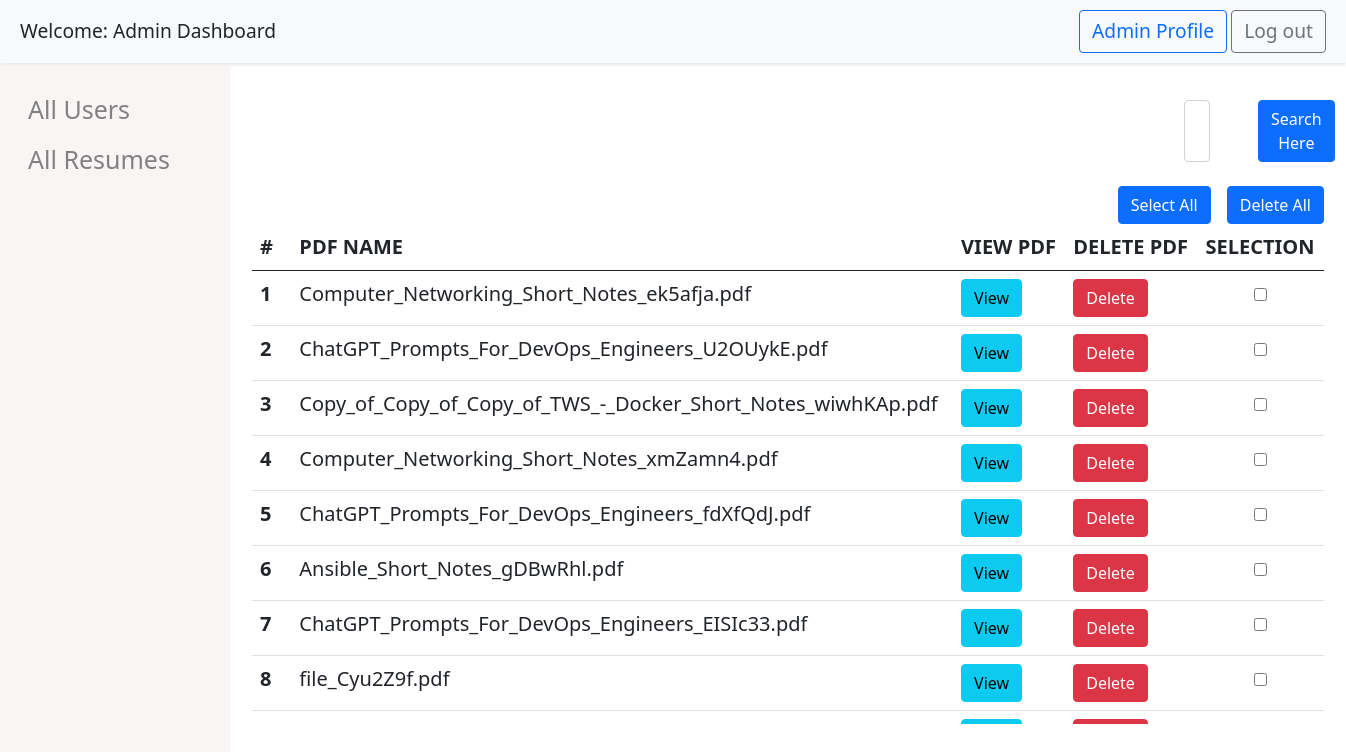
/resumes/ (signed in), run on the app's committed database.
### app1/models.py (models this page shows, shortened)
class Resumes(models.Model):
    ruid = models.ForeignKey(Users,on_delete=models.CASCADE)
    resume = models.FileField(upload_to='resumes/')
    created_at_time = models.DateTimeField(auto_now_add=True,null=True)

### app1/views.py (the view)
# urls.py: path('resumes/', views.All_resumes.as_view(), name='resumes'),
class All_resumes(View):
    def get(self,request):
        self.admin = request.session.get('admin',False)
        if not self.admin:
            return redirect('/admin/')
        self.resumes = Resumes.objects.all()[::-1]
        val = self.resumes[0].id
        return render(request,"dashboard.html",{'resumes': self.resumes,'serial': val})

### app1/templatetags/myfilter.py (called while the page is built)
@register.filter()
def UserProfileName(name):
    n = name[8:]
    return n

@register.filter()
def serialno(rid='key'):
    global id
    id = id+1
    return id

### app1/templates/dashboard.html (shortened to what this page needs)
{% load static %}
{% load myfilter %}
<!DOCTYPE html>
<html lang="en">
<head>
    <link rel="stylesheet" href="{% static 'mystyle.css' %}">
    <link href="https://cdnjs.cloudflare.com/ajax/libs/bootstrap/5.3.0/css/bootstrap.min.css" rel="stylesheet">
    <link href="https://cdn.jsdelivr.net/npm/bootstrap@5.0.2/dist/css/bootstrap.min.css" rel="stylesheet"
>
</head>
<body>
    <div class="header w-100" style="position: fixed;">
        <div class="font-size">Welcome: Admin Dashboard</div>
        <div>
            <a class="font-size btn btn-outline-primary">Admin Profile</a>
            <a class="font-size btn btn-outline-secondary" href="/admin-logout/">Log out</a>
        </div>
    </div>
    <div class="container row">
        <div class="sidenav">
            <a href="{% url 'users' %}">All Users</a>
            <a href="/resumes/">All Resumes</a>
        </div>
        <div class="main">
            <div class="row mb-4 search-design">
                <form method="post" action="/filter-resumes/" class="d-flex gap-5" style="float: right;">
                    <input type="text" name="searchResume" id="searchResume" class="form-control w-50">
                    <button type="submit" class="btn btn-primary">Search Here</button>
                </form>
            </div>
            {% if users %}
            <div class="row col-md-12 justify-content-between">
                {% for user in users %}
                <div class="col-md-3 shadow m-2">
                    <p>Email : {{user.email}}</p>
                    <p><a href="/view-user/{{ user.id }}/" target="_blank">View Link</a></p>
                    <p><a href="/delete-user/{{ user.id }}/" target="_self" class="btn btn-danger">Delete</a></p>
                </div>
                {% endfor %}
            </div>
            {% elif resumes %}
            <div style="float: right;">
                <div class="col-md-12 d-flex gap-3">
                    <div>
                        <button type="button" class="btn btn-primary" onclick="SelectAll();">Select
                            All</button>
                    </div>
                    <div>
                        <form method="post" action="/adminmultiDelete/">
                            <button type="submit" class="btn btn-primary" id="deleteButton" onclick="deleteAllFiles();">Delete All</button>
                        </form>
                    </div>
                </div>
            </div>
            <div class="col-md-12 w-100" style="overflow-y: auto; max-height: 500px;">
                <table class="table">
                    <thead>
                        <tr>
                            <th scope="col">#</th>
                            <th scope="col">PDF NAME</th>
                            <th scope="col">VIEW PDF</th>
                            <th scope="col">DELETE PDF</th>
                            <th scope="col">SELECTION</th>
                        </tr>
                    </thead>
                    <tbody>
                        {% if not filter_id %}
                        {% for resume in resumes %}
                        <tr>
                            <th scope="row">{{ resume.id|serialno }}</th>
                            <td>{{ resume.resume.name|UserProfileName }}</td>
                            <td><a href="{{ resume.resume.url }}" target="_blank" class="btn btn-info">View</a></td>
                            <td>
                                <button type="button" onclick='deleteFile("/admin-delete-resume/{{ resume.id }}/");'
                                    class="btn btn-danger">Delete</button>
                            </td>
                            <td align="center">
                                <input type="checkbox" name="checkbox_data" value="{{ resume.id }}"
                                    onclick="Checkboxfun();" />
                            </td>
                        </tr>
                        {% endfor %}
                        {% endif %}
                    </tbody>
                </table>
            </div>
            {% endif %}
        </div>
    </div>
</body>
</html>

### static/mystyle.css (style rules this page uses)
.header { display: flex; justify-content: space-between; align-items: center; padding: 10px 20px; background-color: #f8f9fa; box-shadow: 0 2px 4px rgba(0, 0, 0, 0.1); }
.header .font-size { font-size: 1.2rem; }
form { max-width: 500px; margin: auto; }
.container { padding-top: 50px; }

### app1/templates/dashboard.html (style rules this page uses)
.sidenav { height: 100%; width: 230px; position: fixed; z-index: 1; top: 65px; left: 0; background-color: #f9f5f5; overflow-x: hidden; padding-top: 20px; }
.sidenav a { padding: 6px 8px 6px 16px; text-decoration: none; font-size: 25px; color: #818181; display: block; }
.main { margin-left: 230px; margin-top: 70px; font-size: 20px; padding: 10px 10px; }
.search-design { margin-left: 920px; margin-top: -30px; }

### data on the page
Resumes: id|serialno "1", resume.name|UserProfileName "Computer_Networking_Short_Notes_ek5afja.pdf"
Resumes: id|serialno "2", resume.name|UserProfileName "ChatGPT_Prompts_For_DevOps_Engineers_U2OUykE.pdf"
Resumes: id|serialno "3", resume.name|UserProfileName "Copy_of_Copy_of_Copy_of_TWS_-_Docker_Short_Notes_wiwhKAp.pdf"
Resumes: id|serialno "4", resume.name|UserProfileName "Computer_Networking_Short_Notes_xmZamn4.pdf"
Resumes: id|serialno "5", resume.name|UserProfileName "ChatGPT_Prompts_For_DevOps_Engineers_fdXfQdJ.pdf"
Resumes: id|serialno "6", resume.name|UserProfileName "Ansible_Short_Notes_gDBwRhl.pdf"
Resumes: id|serialno "7", resume.name|UserProfileName "ChatGPT_Prompts_For_DevOps_Engineers_EISIc33.pdf"
Resumes: id|serialno "8", resume.name|UserProfileName "file_Cyu2Z9f.pdf"
